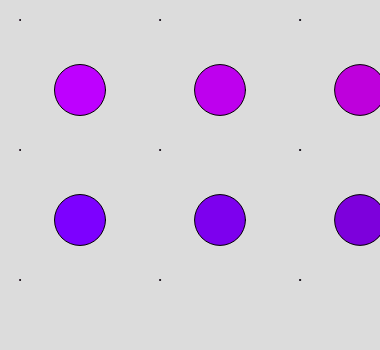
Frame 1 (no input)
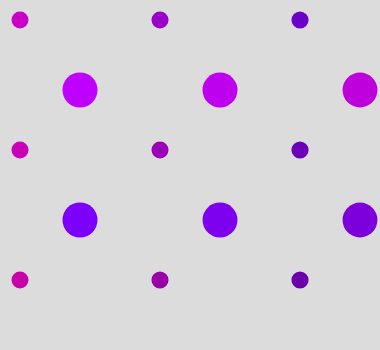
Frame 60 (no input)
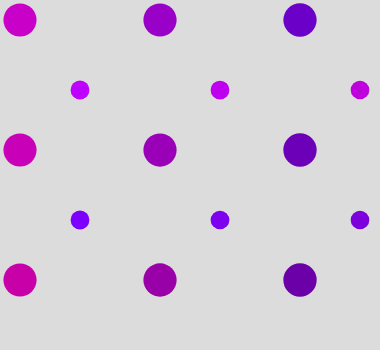
Frame 120 (the mouse pressed at the canvas centre since frame 60)

The p5.js sketch that drew these frames (run headless with seeded random() and noise() and a simulated clock; from frame 60 on, the mouse is pressed at the canvas centre):

// p5.js sketch
// ── sketch.js
var bubble = {
    radius: 1
};

var bubble2 = {
    radius: 51,
};

function setup() {
  	createCanvas(380,350);
}

function draw() {
  	background(220);
		display();
		noStroke();
}

function display() {
	for (var w = 0; w < windowWidth; w = w + 140){
        for(var h = 0; h < windowHeight; h = h + 130){
        fill(200-w/3,0,200-h/8);
				ellipse(w+20,h+20,bubble.radius,bubble.radius);
    		fill(255-h/2,0,255-w/8);
        ellipse(w+80,h-40,bubble2.radius,bubble2.radius);
   
        bubble.radius = bubble.radius + .03;
        bubble2.radius = bubble2.radius - .03

        if (bubble.radius > 51){
            bubble.radius = bubble.radius*-1;
            
        if (bubble2.radius < 1){
            bubble2.radius = bubble2.radius*-1;
  
  	}
	}
}
	}
}
